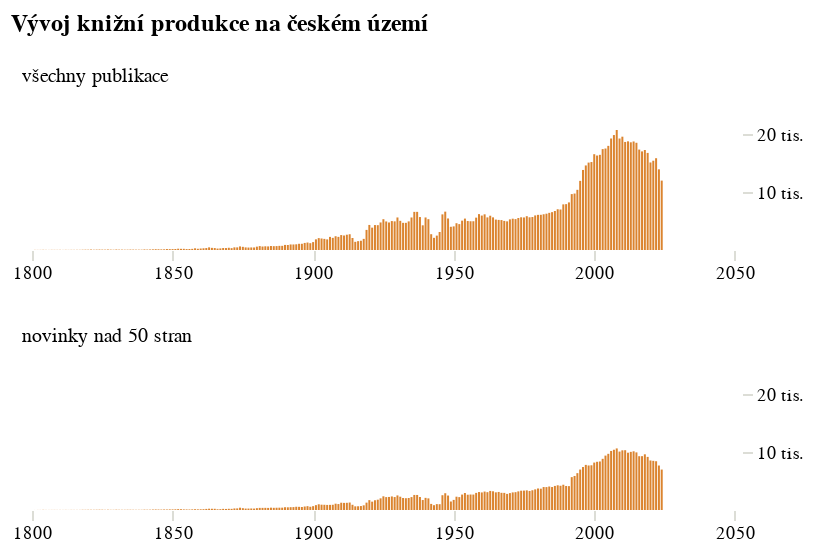

The code cell stored with this chart in its notebook:
### Code cell
vyvoj_produkce = alt.Chart(
    alt_friendly(do_grafu),
    title=alt.Title('Vývoj knižní produkce na českém území'),
    width=kredity['sirka'],
    height=kredity['vyska_nizkych'] * 1,
    autosize=alt.AutoSizeParams(
        type='pad',
        contains='padding')
).mark_bar(width=1, color='#DB842F').encode(
    alt.X('rok:T', title=None, axis=alt.Axis(tickCount=5)),
    alt.Y(
        'value:Q', 
        title=None, 
        axis=alt.Axis(orient='right', domainOpacity=0, tickColor='#DCDDD6', format='s', labelExpr='split(datum.label, "k")[0] + " tis."'), 
        scale=alt.Scale(domainMin=1)),
    alt.Row('variable:N', title=None, header=alt.Header(labelAngle=0, labelAlign='left', labelAnchor='start', labelOrient='top', labelFont='Asap'), sort=['všechny publikace','novinky nad 50 stran','podíl překladů'])
).resolve_scale(
    y='independent'
).configure_view(
    stroke='transparent'
).configure_axisX(
    grid=False, domain=False
).configure_axisY(
    grid=False, domain=False
).resolve_axis(
    x="independent",
    y="independent"
).resolve_scale(
    y="shared"
)

vyvoj_produkce

### Figure 1 — Vega-Lite specification as saved in the notebook (floating-point values rounded to 4 significant figures; data arrays with more than 128 entries replaced by an {"elided": "..."} marker saying what was removed)
{"config": {"title": {"font": "Noticia Text", "fontSize": 12, "anchor": "start", "lineHeight": 19, "fontWeight": "bolder", "subtitleFont": "Noticia Text", "subtitleFontSize": 10, "subtitleLineHeight": 15, "subtitlePadding": 10, "dy": -10}, "axis": {"labelFont": "Asap", "titleFont": "Asap", "fontWeight": "lighter", "titleFontWeight": "lighter", "labelFontSize": 9, "titleFontSize": 9, "labelPadding": 2, "titlePadding": 9, "domainOpacity": 0, "tickColor": "#DCDDD6"}, "legend": {"labelFont": "Asap", "labelFontWeight": "normal", "titleFont": "Asap", "titleFontWeight": "normal", "labelFontSize": 9, "titleFontSize": 9}, "axisX": {"domain": false, "grid": false}, "axisY": {"domain": false, "grid": false}, "view": {"stroke": "transparent"}}, "data": {"name": "data-f9018dc629171b88b9a151cd9575fc00"}, "mark": {"type": "bar", "color": "#DB842F", "width": 1}, "autosize": {"contains": "padding", "type": "pad"}, "encoding": {"row": {"field": "variable", "header": {"labelAlign": "left", "labelAnchor": "start", "labelAngle": 0, "labelFont": "Asap", "labelOrient": "top"}, "sort": ["všechny publikace", "novinky nad 50 stran", "podíl překladů"], "title": null, "type": "nominal"}, "x": {"axis": {"tickCount": 5}, "field": "rok", "title": null, "type": "temporal"}, "y": {"axis": {"domainOpacity": 0, "format": "s", "labelExpr": "split(datum.label, \"k\")[0] + \" tis.\"", "orient": "right", "tickColor": "#DCDDD6"}, "field": "value", "scale": {"domainMin": 1}, "title": null, "type": "quantitative"}}, "height": 60, "resolve": {"axis": {"x": "independent", "y": "independent"}, "scale": {"y": "shared"}}, "title": {"text": "Vývoj knižní produkce na českém území"}, "width": 360, "$schema": "https://vega.github.io/schema/vega-lite/v5.8.0.json", "datasets": {"data-f9018dc629171b88b9a151cd9575fc00": {"elided": "502 records"}}}
